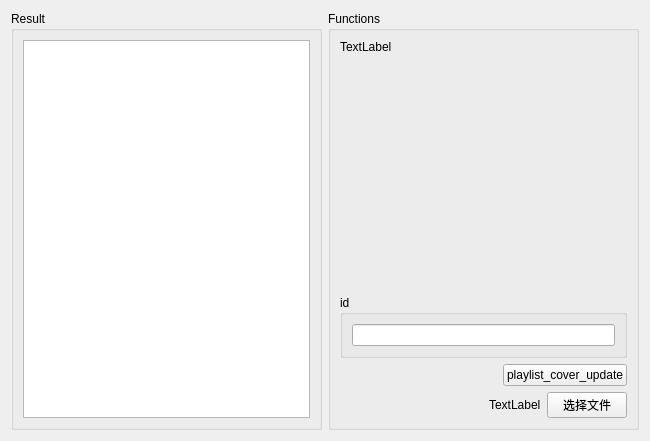
<?xml version="1.0" encoding="UTF-8"?>
<ui version="4.0">
 <class>TabPlaylist_cover_update</class>
 <widget class="QWidget" name="TabPlaylist_cover_update">
  <property name="geometry">
   <rect>
    <x>0</x>
    <y>0</y>
    <width>650</width>
    <height>441</height>
   </rect>
  </property>
  <property name="windowTitle">
   <string>Form</string>
  </property>
  <layout class="QHBoxLayout" name="horizontalLayout_3">
   <item>
    <widget class="QGroupBox" name="groupBox_2">
     <property name="title">
      <string>Result</string>
     </property>
     <layout class="QVBoxLayout" name="verticalLayout_3">
      <item>
       <widget class="QTextEdit" name="textEdit_ret">
        <property name="horizontalScrollBarPolicy">
         <enum>Qt::ScrollBarAsNeeded</enum>
        </property>
        <property name="lineWrapMode">
         <enum>QTextEdit::NoWrap</enum>
        </property>
       </widget>
      </item>
     </layout>
    </widget>
   </item>
   <item>
    <widget class="QGroupBox" name="groupBox">
     <property name="title">
      <string>Functions</string>
     </property>
     <layout class="QVBoxLayout" name="verticalLayout_2">
      <item>
       <widget class="QLabel" name="label">
        <property name="text">
         <string>TextLabel</string>
        </property>
       </widget>
      </item>
      <item>
       <spacer name="verticalSpacer">
        <property name="orientation">
         <enum>Qt::Vertical</enum>
        </property>
        <property name="sizeHint" stdset="0">
         <size>
          <width>20</width>
          <height>268</height>
         </size>
        </property>
       </spacer>
      </item>
      <item>
       <widget class="QGroupBox" name="groupBox_3">
        <property name="title">
         <string>id</string>
        </property>
        <layout class="QVBoxLayout" name="verticalLayout">
         <item>
          <widget class="QLineEdit" name="lineEdit_id"/>
         </item>
        </layout>
       </widget>
      </item>
      <item>
       <layout class="QHBoxLayout" name="horizontalLayout_2">
        <item>
         <spacer name="horizontalSpacer">
          <property name="orientation">
           <enum>Qt::Horizontal</enum>
          </property>
          <property name="sizeHint" stdset="0">
           <size>
            <width>40</width>
            <height>20</height>
           </size>
          </property>
         </spacer>
        </item>
        <item>
         <widget class="QPushButton" name="pushButton_playlist_cover_update">
          <property name="text">
           <string>playlist_cover_update</string>
          </property>
         </widget>
        </item>
       </layout>
      </item>
      <item>
       <layout class="QHBoxLayout" name="horizontalLayout">
        <item>
         <spacer name="horizontalSpacer_2">
          <property name="orientation">
           <enum>Qt::Horizontal</enum>
          </property>
          <property name="sizeHint" stdset="0">
           <size>
            <width>40</width>
            <height>20</height>
           </size>
          </property>
         </spacer>
        </item>
        <item>
         <widget class="QLabel" name="label_path">
          <property name="text">
           <string>TextLabel</string>
          </property>
         </widget>
        </item>
        <item>
         <widget class="QPushButton" name="pushButton_select_file">
          <property name="text">
           <string>选择文件</string>
          </property>
         </widget>
        </item>
       </layout>
      </item>
     </layout>
    </widget>
   </item>
  </layout>
 </widget>
 <resources/>
 <connections/>
</ui>
